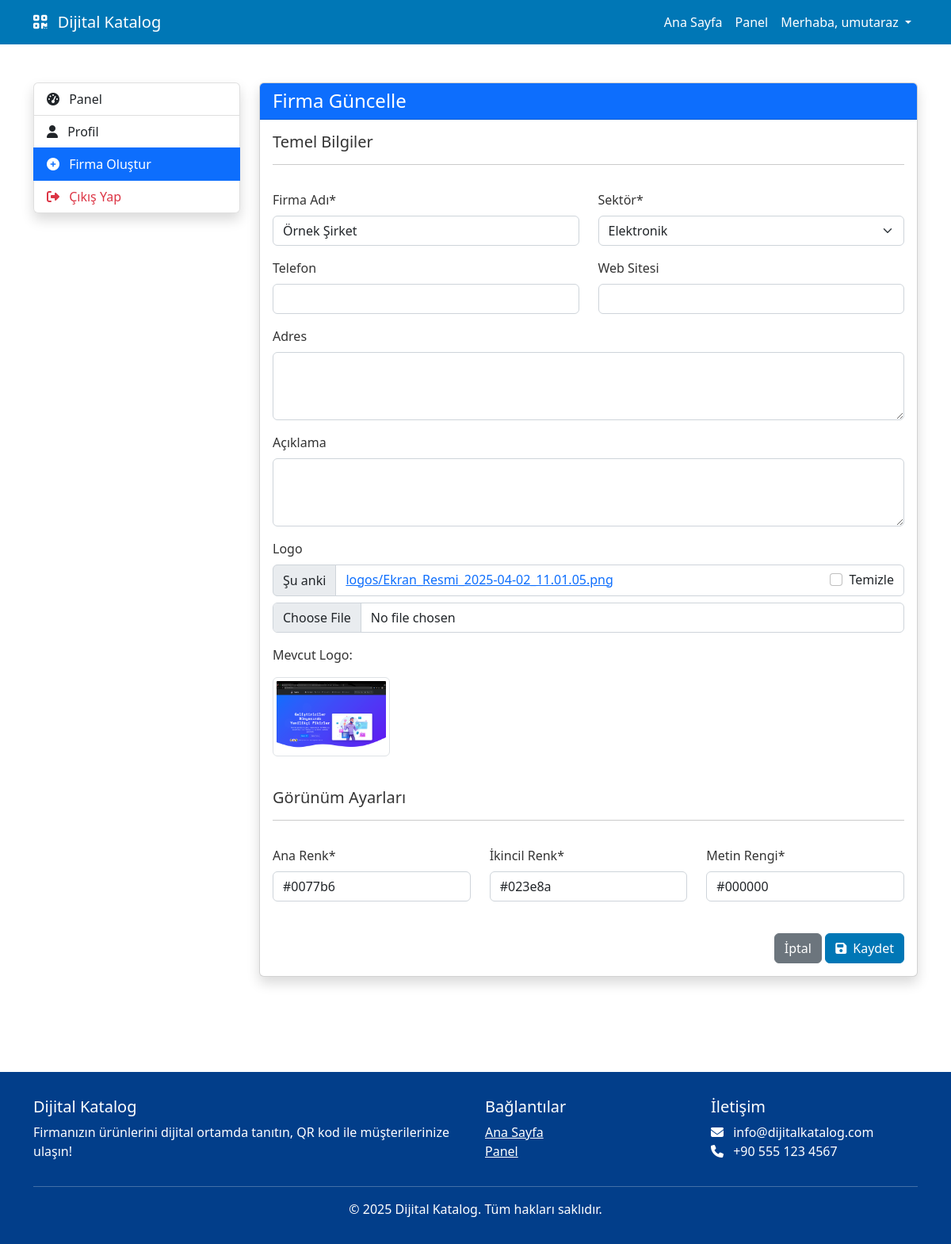
Before: /accounts/company/update/ (signed in) with the older database file.
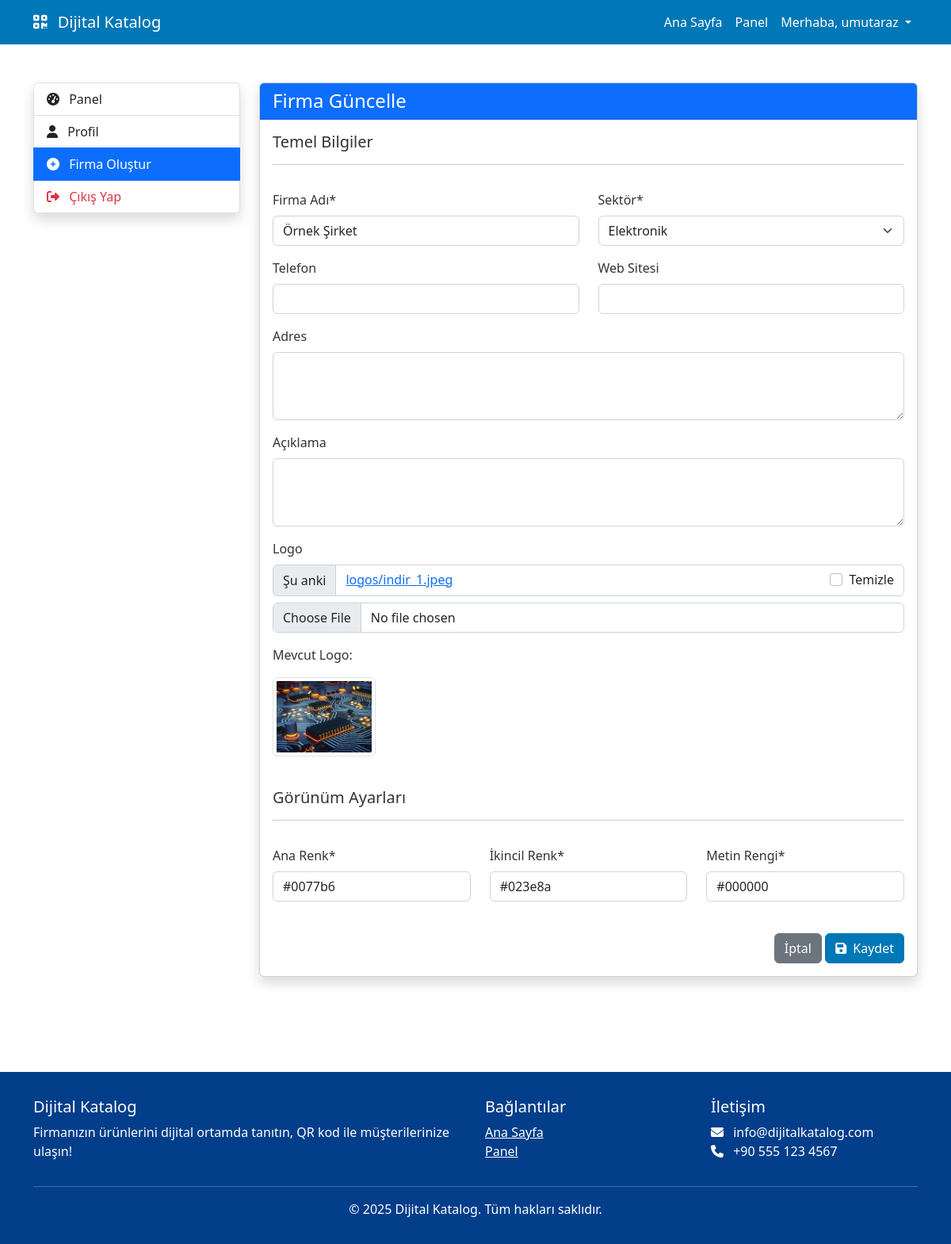
After: the same page with the newer database file.
### catalog/models.py (models this page shows, shortened)
class Company(models.Model):
    user = models.OneToOneField(User, on_delete=models.CASCADE, related_name="company", verbose_name="Kullanıcı")
    name = models.CharField(max_length=200, verbose_name="Firma Adı")
    sector = models.ForeignKey(Sector, on_delete=models.SET_NULL, null=True, related_name="companies", verbose_name="Sektör")
    logo = models.ImageField(upload_to="logos/", blank=True, null=True, verbose_name="Logo")
    slug = models.SlugField(unique=True, blank=True, verbose_name="Slug")
    phone = models.CharField(max_length=20, blank=True, verbose_name="Telefon")
    address = models.TextField(blank=True, verbose_name="Adres")
    description = models.TextField(blank=True, verbose_name="Açıklama")
    website = models.URLField(blank=True, verbose_name="Web Sitesi")
    primary_color = ColorField(default="#0077b6", verbose_name="Ana Renk")
    secondary_color = ColorField(default="#023e8a", verbose_name="İkincil Renk")
    text_color = ColorField(default="#000000", verbose_name="Metin Rengi")
    qr_code = models.ImageField(upload_to="qrcodes/", blank=True, null=True, verbose_name="QR Kod")
    created_at = models.DateTimeField(auto_now_add=True, verbose_name="Oluşturulma Tarihi")
    updated_at = models.DateTimeField(auto_now=True, verbose_name="Güncellenme Tarihi")
    class Meta:
        verbose_name = "Firma"
        verbose_name_plural = "Firmalar"

### accounts/views.py (the view)
# urls.py: path('company/update/', views.company_update_view, name='update_company'),
@login_required
def company_update_view(request):
    try:
        company = Company.objects.get(user=request.user)
    except Company.DoesNotExist:
        return redirect('create_company')
    if request.method == 'POST':
        form = CompanyForm(request.POST, request.FILES, instance=company, user=request.user)
        if form.is_valid():
            form.save()
            messages.success(request, "Firma bilgileriniz başarıyla güncellendi!")
            return redirect('dashboard')
    else:
        form = CompanyForm(instance=company, user=request.user)
    return render(request, 'accounts/company_form.html', {'form': form, 'title': 'Firma Güncelle'})

### accounts/forms.py (shortened to what this page needs)
class CompanyForm(forms.ModelForm):
    class Meta:
        model = Company
        fields = ['name', 'sector', 'logo', 'phone', 'address', 'description', 'website',
                 'primary_color', 'secondary_color', 'text_color']
        widgets = {
            'description': forms.Textarea(attrs={'rows': 3}),
            'address': forms.Textarea(attrs={'rows': 3}),
        }
    def __init__(self, *args, **kwargs):
        self.user = kwargs.pop('user', None)
        super().__init__(*args, **kwargs)

### catalog/models.py (called while the page is built)
    def __str__(self):
        return self.name

### templates/accounts/company_form.html (shortened to what the changed rows need)
{% extends 'base.html' %}
{% load crispy_forms_tags %}
{% block content %}
<div class="container py-5">
    <div class="row">
        <div class="col-md-9">
            <div class="card shadow">
                <div class="card-body">
                    <form method="post" enctype="multipart/form-data">
                        <div class="row">
                            <div class="col-md-6">
                                {{ form.name|as_crispy_field }}
                            </div>
                            <div class="col-md-6">
                                {{ form.sector|as_crispy_field }}
                            </div>
                            <div class="col-md-6">
                                {{ form.phone|as_crispy_field }}
                            </div>
                            <div class="col-md-6">
                                {{ form.website|as_crispy_field }}
                            </div>
                            <div class="col-md-12">
                                {{ form.address|as_crispy_field }}
                            </div>
                            <div class="col-md-12">
                                {{ form.description|as_crispy_field }}
                            </div>
                            <div class="col-md-12">
                                {{ form.logo|as_crispy_field }}
                                {% if form.instance.logo %}
                                    <div class="mb-3">
                                        <p>Mevcut Logo:</p>
                                        <img src="{{ form.instance.logo.url }}" alt="Logo" class="img-thumbnail" style="max-height: 100px;">
                                    </div>
                                {% endif %}
                            </div>
                            <div class="col-md-4">
                                {{ form.primary_color|as_crispy_field }}
                            </div>
                            <div class="col-md-4">
                                {{ form.secondary_color|as_crispy_field }}
                            </div>
                            <div class="col-md-4">
                                {{ form.text_color|as_crispy_field }}
                            </div>
                        </div>
                    </form>
                </div>
            </div>
        </div>
    </div>
</div>
{% endblock %}

Changed rows visible on the page:
changed Company "Örnek Şirket": instance.logo: a different picture
Other visible differences:
text no longer shown: "Logo Şu anki logos/Ekran_Resmi_2025-04-02_11.01.05.png Temizle"
text now shown: "Logo Şu anki logos/indir_1.jpeg Temizle"
